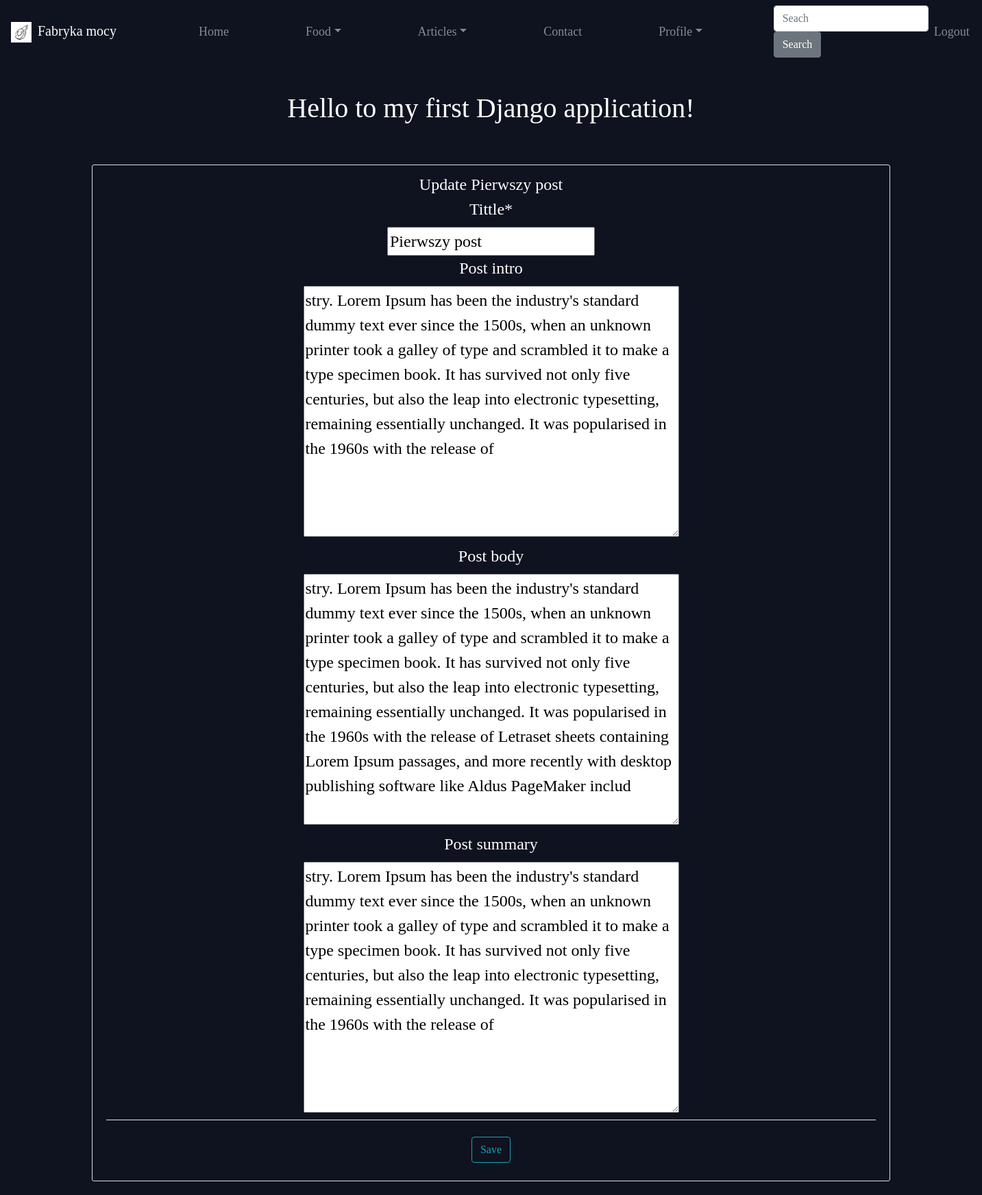
The app's page /articles/art_desc/40/update/ (signed in) with its own data.
### Articles/models.py (models this page shows, shortened)
class Post(models.Model):
	author = models.ForeignKey(User, on_delete=models.PROTECT)# remember to set user to inactive instead of deleting them !
	tittle = models.CharField(max_length = 50)
	post_intro = models.TextField(blank=True)
	post_body = models.TextField(blank=True)
	post_summary = models.TextField(blank=True)
	image = models.ImageField(default='default_for_articles.jpg', upload_to='article_pictures')
	creation_date = models.TimeField(blank=True, null=True)
	tag = models.ManyToManyField(Products)
	class Meta:
		ordering = ["-creation_date"] # to reverse ordering just add - before

### Articles/views.py (the view, shortened to what this page needs)
# urls.py: path("art_desc/<int:pk>/update/",PostUpdateView.as_view(), name="art_update"),
class PostUpdateView(LoginRequiredMixin, UserPassesTestMixin, UpdateView):
    model = Post
    template_name="Articles/article_update.html"
    fields = ["tittle", "post_intro", "post_body", "post_summary", "product_name"]
    def test_func(self):
        post = self.get_object()
        author = self.request.user
        if author == post.author or "admin" in str(author).lower():
            return True
        else:
            False

### Templates/Articles/article_update.html (shortened to what this page needs)
{% extends 'base.html' %}
{% load crispy_forms_tags %}
{% block content %}
	<div class="content-section">
		<form method="POST">
			<fieldset class="form-group">
				<legend class=border-bottom mb-4>Update {{ object.tittle }}
					{{ form|crispy }}
				</legend>
			</fieldset>
			<div class="form-group">
				<button class="btn btn-outline-info" type="submit">Save</button>
			</div>
		</form>
	</div>
{% endblock %}

### files/style.css (style rules this page uses)
.content-section { padding: 10px 20px; border: 1px solid #dddddd; border-radius: 3px; margin-bottom: 20px; }

### records on screen
Post: tittle "Pierwszy post", post_intro "stry. Lorem Ipsum has been the industry's standard dummy text ever since the 1500s, when an unknown printer took a galley of type and scrambled it to make a type specimen book. It has survived not only five centuries, but also the leap into electronic typesetting, remaining essentially unchanged. It was popularised in the 1960s with the release of", post_body "stry. Lorem Ipsum has been the industry's standard dummy text ever since the 1500s, when an unknown printer took a galley of type and scrambled it to make a type specimen book. It has survived not only five centuries, but also the leap into electronic typesetting, remaining essentially unchanged. It was popularised in the 1960s with the release of Letraset sheets containing Lorem Ipsum passages, and more recently with desktop publishing software like Aldus PageMaker includ", post_summary "stry. Lorem Ipsum has been the industry's standard dummy text ever since the 1500s, when an unknown printer took a galley of type and scrambled it to make a type specimen book. It has survived not only five centuries, but also the leap into electronic typesetting, remaining essentially unchanged. It was popularised in the 1960s with the release of"
